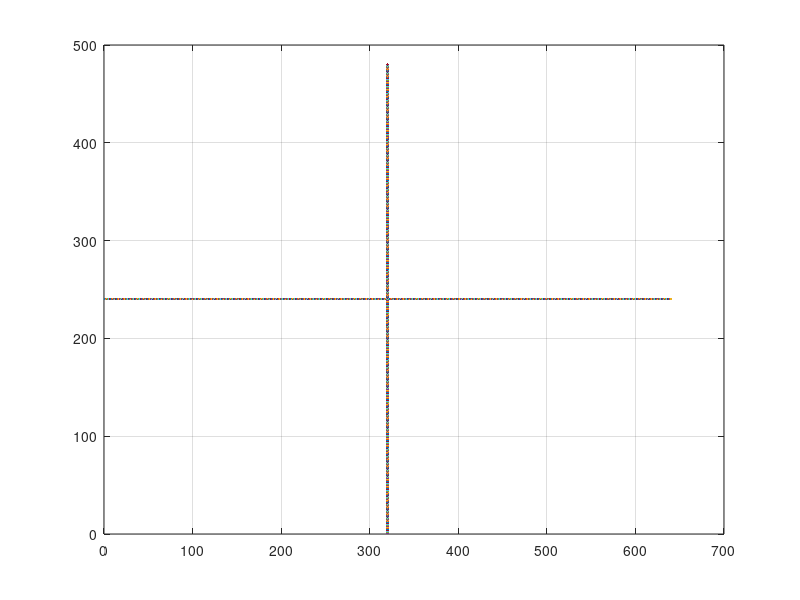

Write MATLAB code to recreate this figure.

% 01-Draw a Line using DDA algorithm
xmax=640;
ymax=480;
x1=input('Enter starting value for x1: ');
y1=input('Enter starting value for y1: ');
x2=input('Enter ending value for x2: ');
y2=input('Enter ending value for y2: ');

for i=1:640
x=i;
y=ymax/2;
%fprintf("%d %d\n",x,y);
plot(x,y);
grid on ,hold on
end

for i=1:480
y=i;
x=xmax/2;
%fprintf("%d %d\n",x,y);
plot(x,y);
grid on ,hold on
end
x=x1;
y=y1;
%
dx=x2-x1;
dy=y2-y1;

%find the max value
if(abs(dx)>abs(dy))
    s=abs(dx);
else
    s=abs(dy);
end

%increment x-axis and y-axis
Xin=dx/s;
Yin=dy/s;

for i=1:s
    x=x+Xin;
    y=y+Yin;
  plot(round(320+x),round(240+y),"k.");
end
grid on,hold on;





% slope using 
xmax=640;
ymax=480;

x1=input("Enter x1=");
y1=input("Enter y1=");
x2=input("Enter x2=");
y2=input("Enter y2=");

for i=1:640
x=i;
y=ymax/2;
plot(x,y);
hold on;
end

for i=1:480
y=i;
x=xmax/2;
plot(x,y);
hold on;
end

x=x1;
y=y1;

dx=x2-x1;
dy=y2-y1;

%calculate the slope
m=dy/dx;

if(abs(dx)>=abs(dy))
  s=dx;
  for i=1:s
      dx=1;
      x=x+dx;
      y=y+m;
    %fprintf("%d = %d\n",x,y);
      plot(320+x,240+y,"k.");
  end 
elseif(abs(dx)<abs(dy))
  s=dy;
  for i=1:s
      dy=1;
      x=x+1/m;
      y=y+dy;
       %fprintf("%d = %d\n",x,y);
      plot(320+x,240+y,"k.");
  end    
end
grid on,hold on;














